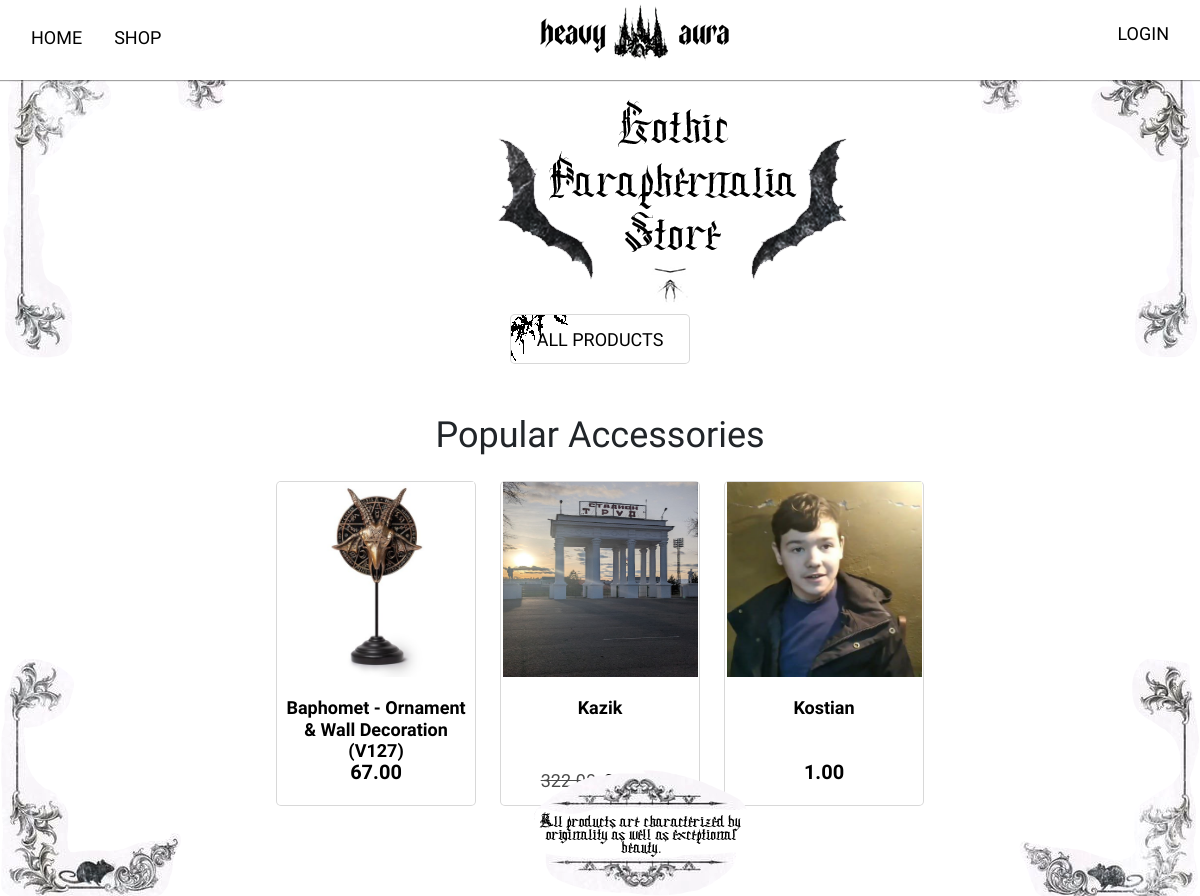
The page / on the database its author committed.
### main/models.py (models this page shows, shortened)
class Product(models.Model):
    category = models.ForeignKey(Category,
                                 related_name='products',
                                 on_delete=models.CASCADE)
    name = models.CharField(max_length=50)
    slug = models.SlugField(max_length=50)
    image = models.ImageField(upload_to='products/%Y/%m/%d',
                              blank=True)
    description = models.TextField(blank=True)
    price = models.DecimalField(max_digits=10,
                                decimal_places=2)
    available = models.BooleanField(default=True)
    created = models.DateTimeField(auto_now_add=True)
    updated = models.DateTimeField(auto_now=True)
    discount = models.DecimalField(default=0.00, max_digits=4,
                                   decimal_places=2)
    class Meta:
        ordering = ['name']
        indexes = [
            models.Index(fields=['id', 'slug']),
            models.Index(fields=['name']),
            models.Index(fields=['-created']),
        ]
    def get_absolute_url(self):
        return reverse("main:product_detail", kwargs={'slug': self.slug})
    def sell_price(self):
        if self.discount:
            return round(self.price - self.price * self.discount / 100, 2)
        return self.price

### main/views.py (the view)
# urls.py: path('', views.popular_list, name='popular_list'),
def popular_list(request):
    products = Product.objects.filter(available=True)[:3]
    return render(request,
                  'main/index/index.html',
                  {'products': products})

### main/templates/main/index/index.html (shortened to what this page needs)
{% extends "main/base.html" %}
{% load static %}
{% block content %}
    <section class="home d-flex flex-column">
        <div class="home-title d-flex flex-column align-items-center">
            <a href="#" class="home-btn mt-4">ALL PRODUCTS</a>
        </div>
        <div class="home-recomendation">
            <div class="rec-title mb-4">
                <h3><span>Popular Accessories</span></h3>
            </div>
        </div>
        <div class="home-cards d-flex gap-4">
            {% for product in products %}
                <a href="{{ product.get_absolute_url }}" class="home-card d-flex flex-column align-items-center text-center">
                    <img src="{% if product.image %}{{ product.image.url }}{% else %}{% static 'img/noimage.jpg' %}{% endif %}" alt="Product Image" class="card-img" alt="">
                    <h5 class="title-card">{{ product.name }}</h5>
                    {% if product.discount %}
                        <div class="cate-discount d-flex gap-2">
                            <p class="line">{{ product.price }}</p>
                            <p>{{ product.sell_price }}</p>
                        </div>
                    {% else %}
                        <p class="price">{{ product.price }}</p>
                    {% endif %}
                </a>
            {% endfor %}
        </div>
    </section>
    <img src="{% static 'img/logogot.png' %}" class="logogothic" alt="Logo">
    <img src="{% static 'img/subtitlee.png' %}" class="subtitlee" alt="Subtitle">
{% endblock content %}

### main/static/css/base.css (style rules this page uses)
:root { --box-shadow: 0px 1px 1px rgba(0, 0, 0, 0.363); }
body { font-family: "Carrois Gothic SC", sans-serif; font-size: 18px; padding: 0; margin: 0; overflow-x: hidden; }
a { text-decoration: none; color: #000; }
h3 { font-size: 36px; }
h5 { font-size: 18px; margin: 0; font-weight: 600; }
.home { align-items: center; }
.home-title { margin-top: 210px; margin-bottom: 50px; }
.home-card { width: 200px; height: 325px; border: 1px solid #00000027; border-radius: 5px; transition: all 0.5s ease; background-color: #fff; }
.title-card { max-width: 185px; margin-top: 20px; min-height: 70px; }
.card-img { width: 195px; height: 195px; }
.price { font-size: 20px; font-weight: 700; margin-top: -10px; }
.home-btn { display: flex; align-items: center; justify-content: center; width: 180px; height: 50px; border: 1px solid #00000027; border-radius: 5px; background-image: url(../img/btnh.png); transition: all .4s ease; z-index: 2; }
.logogothic { position: absolute; top: 6%; left: 40%; width: 400px; height: 300px; }
.subtitlee { position: absolute; bottom: 0%; left: 44.5%; }
.line { opacity: 0.7; text-decoration: line-through; font-weight: 300; }

### rows shown on the page
Product: image (picture), name "Baphomet - Ornament & Wall Decoration (V127)", price "67.00"
Product: image (picture), name "Kazik"
Product: image (picture), name "Kostian", price "1.00"
